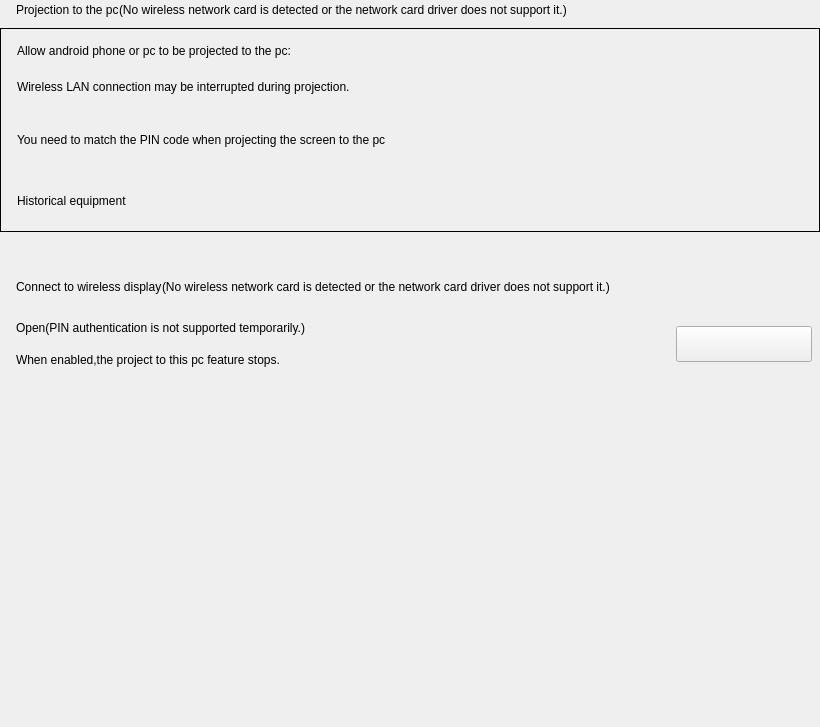
<?xml version="1.0" encoding="UTF-8"?>
<ui version="4.0">
 <class>Projection</class>
 <widget class="QWidget" name="Projection">
  <property name="geometry">
   <rect>
    <x>0</x>
    <y>0</y>
    <width>820</width>
    <height>727</height>
   </rect>
  </property>
  <property name="minimumSize">
   <size>
    <width>0</width>
    <height>0</height>
   </size>
  </property>
  <property name="maximumSize">
   <size>
    <width>16777215</width>
    <height>16777215</height>
   </size>
  </property>
  <property name="windowTitle">
   <string notr="true">Printer</string>
  </property>
  <layout class="QVBoxLayout" name="verticalLayout_6">
   <property name="spacing">
    <number>0</number>
   </property>
   <property name="leftMargin">
    <number>0</number>
   </property>
   <property name="topMargin">
    <number>0</number>
   </property>
   <property name="rightMargin">
    <number>0</number>
   </property>
   <property name="bottomMargin">
    <number>0</number>
   </property>
   <item>
    <widget class="QWidget" name="widget_6" native="true">
     <property name="minimumSize">
      <size>
       <width>0</width>
       <height>0</height>
      </size>
     </property>
     <property name="maximumSize">
      <size>
       <width>16777215</width>
       <height>16777215</height>
      </size>
     </property>
     <layout class="QHBoxLayout" name="horizontalLayout_10">
      <property name="spacing">
       <number>0</number>
      </property>
      <property name="leftMargin">
       <number>0</number>
      </property>
      <property name="topMargin">
       <number>0</number>
      </property>
      <property name="rightMargin">
       <number>0</number>
      </property>
      <property name="bottomMargin">
       <number>0</number>
      </property>
      <item>
       <widget class="QFrame" name="frame_5">
        <property name="frameShape">
         <enum>QFrame::NoFrame</enum>
        </property>
        <property name="frameShadow">
         <enum>QFrame::Plain</enum>
        </property>
        <property name="lineWidth">
         <number>0</number>
        </property>
        <layout class="QHBoxLayout" name="horizontalLayout_3">
         <property name="spacing">
          <number>0</number>
         </property>
         <property name="leftMargin">
          <number>16</number>
         </property>
         <property name="topMargin">
          <number>0</number>
         </property>
         <property name="bottomMargin">
          <number>8</number>
         </property>
         <item>
          <widget class="QLabel" name="label">
           <property name="text">
            <string>Projection to the pc</string>
           </property>
           <property name="alignment">
            <set>Qt::AlignLeading|Qt::AlignLeft|Qt::AlignVCenter</set>
           </property>
          </widget>
         </item>
         <item>
          <widget class="QLabel" name="tipLabel">
           <property name="minimumSize">
            <size>
             <width>0</width>
             <height>20</height>
            </size>
           </property>
           <property name="text">
            <string>(No wireless network card is detected or the network card driver does not support it.)</string>
           </property>
          </widget>
         </item>
         <item>
          <spacer name="horizontalSpacer_4">
           <property name="orientation">
            <enum>Qt::Horizontal</enum>
           </property>
           <property name="sizeHint" stdset="0">
            <size>
             <width>394</width>
             <height>20</height>
            </size>
           </property>
          </spacer>
         </item>
        </layout>
       </widget>
      </item>
     </layout>
    </widget>
   </item>
   <item>
    <widget class="QFrame" name="frame">
     <property name="minimumSize">
      <size>
       <width>0</width>
       <height>0</height>
      </size>
     </property>
     <property name="maximumSize">
      <size>
       <width>16777215</width>
       <height>16777215</height>
      </size>
     </property>
     <property name="styleSheet">
      <string notr="true"/>
     </property>
     <property name="frameShape">
      <enum>QFrame::Box</enum>
     </property>
     <layout class="QVBoxLayout" name="verticalLayout">
      <property name="spacing">
       <number>0</number>
      </property>
      <property name="leftMargin">
       <number>0</number>
      </property>
      <property name="topMargin">
       <number>0</number>
      </property>
      <property name="rightMargin">
       <number>0</number>
      </property>
      <property name="bottomMargin">
       <number>0</number>
      </property>
      <item>
       <widget class="QWidget" name="widget_9" native="true">
        <property name="sizePolicy">
         <sizepolicy hsizetype="Preferred" vsizetype="Preferred">
          <horstretch>0</horstretch>
          <verstretch>0</verstretch>
         </sizepolicy>
        </property>
        <property name="minimumSize">
         <size>
          <width>0</width>
          <height>80</height>
         </size>
        </property>
        <property name="maximumSize">
         <size>
          <width>16777215</width>
          <height>80</height>
         </size>
        </property>
        <property name="styleSheet">
         <string notr="true"/>
        </property>
        <layout class="QHBoxLayout" name="horizontalLayout">
         <property name="spacing">
          <number>0</number>
         </property>
         <property name="leftMargin">
          <number>16</number>
         </property>
         <property name="topMargin">
          <number>8</number>
         </property>
         <property name="rightMargin">
          <number>8</number>
         </property>
         <property name="bottomMargin">
          <number>8</number>
         </property>
         <item>
          <layout class="QVBoxLayout" name="verticalLayout_4">
           <property name="spacing">
            <number>8</number>
           </property>
           <item>
            <widget class="QWidget" name="widget_8" native="true">
             <layout class="QHBoxLayout" name="horizontalLayout_2">
              <property name="spacing">
               <number>0</number>
              </property>
              <property name="leftMargin">
               <number>0</number>
              </property>
              <property name="topMargin">
               <number>0</number>
              </property>
              <property name="rightMargin">
               <number>0</number>
              </property>
              <property name="bottomMargin">
               <number>0</number>
              </property>
              <item>
               <widget class="QLabel" name="titleLabel">
                <property name="text">
                 <string>Allow android phone or pc to be projected to the pc:</string>
                </property>
               </widget>
              </item>
              <item>
               <widget class="QWidget" name="projectionNameWidget" native="true">
                <layout class="QHBoxLayout" name="horizontalLayout_5">
                 <property name="spacing">
                  <number>0</number>
                 </property>
                 <property name="leftMargin">
                  <number>0</number>
                 </property>
                 <property name="topMargin">
                  <number>0</number>
                 </property>
                 <property name="rightMargin">
                  <number>0</number>
                 </property>
                 <property name="bottomMargin">
                  <number>0</number>
                 </property>
                 <item>
                  <widget class="QLabel" name="projectionName">
                   <property name="sizePolicy">
                    <sizepolicy hsizetype="Fixed" vsizetype="Fixed">
                     <horstretch>0</horstretch>
                     <verstretch>0</verstretch>
                    </sizepolicy>
                   </property>
                   <property name="minimumSize">
                    <size>
                     <width>0</width>
                     <height>22</height>
                    </size>
                   </property>
                   <property name="text">
                    <string/>
                   </property>
                   <property name="alignment">
                    <set>Qt::AlignLeading|Qt::AlignLeft|Qt::AlignVCenter</set>
                   </property>
                  </widget>
                 </item>
                 <item>
                  <widget class="QLabel" name="projectionNameChange">
                   <property name="minimumSize">
                    <size>
                     <width>15</width>
                     <height>22</height>
                    </size>
                   </property>
                   <property name="maximumSize">
                    <size>
                     <width>15</width>
                     <height>22</height>
                    </size>
                   </property>
                   <property name="text">
                    <string/>
                   </property>
                  </widget>
                 </item>
                 <item>
                  <spacer name="horizontalSpacer_7">
                   <property name="orientation">
                    <enum>Qt::Horizontal</enum>
                   </property>
                   <property name="sizeHint" stdset="0">
                    <size>
                     <width>40</width>
                     <height>20</height>
                    </size>
                   </property>
                  </spacer>
                 </item>
                </layout>
               </widget>
              </item>
             </layout>
            </widget>
           </item>
           <item>
            <widget class="QLabel" name="label_2">
             <property name="text">
              <string>Wireless LAN connection may be interrupted during projection.</string>
             </property>
            </widget>
           </item>
          </layout>
         </item>
         <item>
          <spacer name="horizontalSpacer">
           <property name="orientation">
            <enum>Qt::Horizontal</enum>
           </property>
           <property name="sizeType">
            <enum>QSizePolicy::Expanding</enum>
           </property>
           <property name="sizeHint" stdset="0">
            <size>
             <width>500</width>
             <height>20</height>
            </size>
           </property>
          </spacer>
         </item>
        </layout>
       </widget>
      </item>
      <item>
       <widget class="Line" name="line">
        <property name="minimumSize">
         <size>
          <width>0</width>
          <height>1</height>
         </size>
        </property>
        <property name="maximumSize">
         <size>
          <width>16777215</width>
          <height>1</height>
         </size>
        </property>
        <property name="styleSheet">
         <string notr="true">color: rgb(244, 244, 244);
opacity:1;</string>
        </property>
        <property name="lineWidth">
         <number>0</number>
        </property>
        <property name="orientation">
         <enum>Qt::Horizontal</enum>
        </property>
       </widget>
      </item>
      <item>
       <widget class="QWidget" name="widget_4" native="true">
        <property name="sizePolicy">
         <sizepolicy hsizetype="Preferred" vsizetype="Preferred">
          <horstretch>0</horstretch>
          <verstretch>0</verstretch>
         </sizepolicy>
        </property>
        <property name="minimumSize">
         <size>
          <width>0</width>
          <height>60</height>
         </size>
        </property>
        <property name="maximumSize">
         <size>
          <width>16777215</width>
          <height>60</height>
         </size>
        </property>
        <property name="styleSheet">
         <string notr="true"/>
        </property>
        <layout class="QHBoxLayout" name="horizontalLayout_17">
         <property name="spacing">
          <number>0</number>
         </property>
         <property name="leftMargin">
          <number>16</number>
         </property>
         <property name="topMargin">
          <number>8</number>
         </property>
         <property name="rightMargin">
          <number>8</number>
         </property>
         <property name="bottomMargin">
          <number>8</number>
         </property>
         <item>
          <widget class="QLabel" name="titleLabel_3">
           <property name="sizePolicy">
            <sizepolicy hsizetype="Fixed" vsizetype="Fixed">
             <horstretch>0</horstretch>
             <verstretch>0</verstretch>
            </sizepolicy>
           </property>
           <property name="minimumSize">
            <size>
             <width>0</width>
             <height>0</height>
            </size>
           </property>
           <property name="text">
            <string>You need to match the PIN code when projecting the screen to the pc</string>
           </property>
           <property name="scaledContents">
            <bool>true</bool>
           </property>
          </widget>
         </item>
         <item>
          <spacer name="horizontalSpacer_6">
           <property name="orientation">
            <enum>Qt::Horizontal</enum>
           </property>
           <property name="sizeType">
            <enum>QSizePolicy::Expanding</enum>
           </property>
           <property name="sizeHint" stdset="0">
            <size>
             <width>535</width>
             <height>15</height>
            </size>
           </property>
          </spacer>
         </item>
        </layout>
       </widget>
      </item>
      <item>
       <widget class="Line" name="line_2">
        <property name="minimumSize">
         <size>
          <width>0</width>
          <height>1</height>
         </size>
        </property>
        <property name="maximumSize">
         <size>
          <width>16777215</width>
          <height>1</height>
         </size>
        </property>
        <property name="styleSheet">
         <string notr="true">color: rgb(244, 244, 244);
opacity:1;</string>
        </property>
        <property name="lineWidth">
         <number>0</number>
        </property>
        <property name="orientation">
         <enum>Qt::Horizontal</enum>
        </property>
       </widget>
      </item>
      <item>
       <widget class="QWidget" name="widget_3" native="true">
        <property name="sizePolicy">
         <sizepolicy hsizetype="Preferred" vsizetype="Preferred">
          <horstretch>0</horstretch>
          <verstretch>0</verstretch>
         </sizepolicy>
        </property>
        <property name="minimumSize">
         <size>
          <width>0</width>
          <height>60</height>
         </size>
        </property>
        <property name="maximumSize">
         <size>
          <width>16777215</width>
          <height>60</height>
         </size>
        </property>
        <property name="styleSheet">
         <string notr="true"/>
        </property>
        <layout class="QHBoxLayout" name="horizontalLayout_12">
         <property name="spacing">
          <number>0</number>
         </property>
         <property name="leftMargin">
          <number>16</number>
         </property>
         <property name="topMargin">
          <number>8</number>
         </property>
         <property name="rightMargin">
          <number>8</number>
         </property>
         <property name="bottomMargin">
          <number>8</number>
         </property>
         <item>
          <widget class="QLabel" name="deviceLabel">
           <property name="minimumSize">
            <size>
             <width>0</width>
             <height>0</height>
            </size>
           </property>
           <property name="text">
            <string>Historical equipment</string>
           </property>
          </widget>
         </item>
         <item>
          <spacer name="horizontalSpacer_2">
           <property name="orientation">
            <enum>Qt::Horizontal</enum>
           </property>
           <property name="sizeType">
            <enum>QSizePolicy::Expanding</enum>
           </property>
           <property name="sizeHint" stdset="0">
            <size>
             <width>663</width>
             <height>20</height>
            </size>
           </property>
          </spacer>
         </item>
        </layout>
       </widget>
      </item>
      <item>
       <widget class="QWidget" name="widget_2" native="true">
        <property name="styleSheet">
         <string notr="true"/>
        </property>
        <layout class="QHBoxLayout" name="horizontalLayout_11">
         <property name="spacing">
          <number>0</number>
         </property>
         <property name="leftMargin">
          <number>0</number>
         </property>
         <property name="topMargin">
          <number>0</number>
         </property>
         <property name="rightMargin">
          <number>0</number>
         </property>
         <property name="bottomMargin">
          <number>0</number>
         </property>
         <item>
          <layout class="QVBoxLayout" name="verticalLayout_2">
           <property name="spacing">
            <number>0</number>
           </property>
           <property name="sizeConstraint">
            <enum>QLayout::SetMaximumSize</enum>
           </property>
           <property name="leftMargin">
            <number>0</number>
           </property>
           <property name="bottomMargin">
            <number>0</number>
           </property>
          </layout>
         </item>
        </layout>
       </widget>
      </item>
     </layout>
    </widget>
   </item>
   <item>
    <spacer name="verticalSpacer_2">
     <property name="orientation">
      <enum>Qt::Vertical</enum>
     </property>
     <property name="sizeType">
      <enum>QSizePolicy::Minimum</enum>
     </property>
     <property name="sizeHint" stdset="0">
      <size>
       <width>20</width>
       <height>32</height>
      </size>
     </property>
    </spacer>
   </item>
   <item>
    <widget class="QWidget" name="widget_7" native="true">
     <property name="minimumSize">
      <size>
       <width>0</width>
       <height>0</height>
      </size>
     </property>
     <property name="maximumSize">
      <size>
       <width>16777215</width>
       <height>16777215</height>
      </size>
     </property>
     <property name="styleSheet">
      <string notr="true">border-right-color: rgb(85, 255, 127);</string>
     </property>
     <layout class="QHBoxLayout" name="horizontalLayout_13">
      <property name="spacing">
       <number>0</number>
      </property>
      <property name="leftMargin">
       <number>0</number>
      </property>
      <property name="topMargin">
       <number>0</number>
      </property>
      <property name="rightMargin">
       <number>0</number>
      </property>
      <property name="bottomMargin">
       <number>0</number>
      </property>
      <item>
       <widget class="QFrame" name="frame_6">
        <property name="minimumSize">
         <size>
          <width>0</width>
          <height>40</height>
         </size>
        </property>
        <property name="maximumSize">
         <size>
          <width>16777215</width>
          <height>40</height>
         </size>
        </property>
        <property name="frameShape">
         <enum>QFrame::NoFrame</enum>
        </property>
        <property name="frameShadow">
         <enum>QFrame::Plain</enum>
        </property>
        <property name="lineWidth">
         <number>0</number>
        </property>
        <layout class="QHBoxLayout" name="horizontalLayout_16">
         <property name="spacing">
          <number>0</number>
         </property>
         <property name="leftMargin">
          <number>16</number>
         </property>
         <property name="topMargin">
          <number>8</number>
         </property>
         <property name="rightMargin">
          <number>8</number>
         </property>
         <property name="bottomMargin">
          <number>8</number>
         </property>
         <item>
          <widget class="QLabel" name="label_5">
           <property name="minimumSize">
            <size>
             <width>0</width>
             <height>30</height>
            </size>
           </property>
           <property name="maximumSize">
            <size>
             <width>16777215</width>
             <height>30</height>
            </size>
           </property>
           <property name="text">
            <string>Connect to wireless display</string>
           </property>
          </widget>
         </item>
         <item>
          <widget class="QLabel" name="tipLabel2">
           <property name="minimumSize">
            <size>
             <width>0</width>
             <height>30</height>
            </size>
           </property>
           <property name="maximumSize">
            <size>
             <width>16777215</width>
             <height>30</height>
            </size>
           </property>
           <property name="text">
            <string>(No wireless network card is detected or the network card driver does not support it.)</string>
           </property>
          </widget>
         </item>
         <item>
          <spacer name="horizontalSpacer_5">
           <property name="orientation">
            <enum>Qt::Horizontal</enum>
           </property>
           <property name="sizeHint" stdset="0">
            <size>
             <width>394</width>
             <height>20</height>
            </size>
           </property>
          </spacer>
         </item>
        </layout>
       </widget>
      </item>
     </layout>
    </widget>
   </item>
   <item>
    <widget class="QWidget" name="widget_5" native="true">
     <property name="minimumSize">
      <size>
       <width>0</width>
       <height>80</height>
      </size>
     </property>
     <property name="maximumSize">
      <size>
       <width>16777215</width>
       <height>80</height>
      </size>
     </property>
     <layout class="QHBoxLayout" name="horizontalLayout_7">
      <property name="spacing">
       <number>0</number>
      </property>
      <property name="leftMargin">
       <number>0</number>
      </property>
      <property name="topMargin">
       <number>0</number>
      </property>
      <property name="rightMargin">
       <number>0</number>
      </property>
      <property name="bottomMargin">
       <number>0</number>
      </property>
      <item>
       <widget class="QFrame" name="frame3">
        <property name="minimumSize">
         <size>
          <width>0</width>
          <height>0</height>
         </size>
        </property>
        <property name="maximumSize">
         <size>
          <width>16777215</width>
          <height>16777215</height>
         </size>
        </property>
        <property name="frameShape">
         <enum>QFrame::Box</enum>
        </property>
        <property name="frameShadow">
         <enum>QFrame::Raised</enum>
        </property>
        <property name="lineWidth">
         <number>0</number>
        </property>
        <layout class="QHBoxLayout" name="horizontalLayout_6">
         <property name="spacing">
          <number>8</number>
         </property>
         <property name="leftMargin">
          <number>16</number>
         </property>
         <property name="topMargin">
          <number>8</number>
         </property>
         <property name="rightMargin">
          <number>8</number>
         </property>
         <property name="bottomMargin">
          <number>8</number>
         </property>
         <item>
          <layout class="QVBoxLayout" name="verticalLayout_8">
           <property name="spacing">
            <number>0</number>
           </property>
           <property name="topMargin">
            <number>0</number>
           </property>
           <item>
            <widget class="QLabel" name="label_3">
             <property name="text">
              <string>Open(PIN authentication is not supported temporarily.)</string>
             </property>
             <property name="alignment">
              <set>Qt::AlignLeading|Qt::AlignLeft|Qt::AlignVCenter</set>
             </property>
            </widget>
           </item>
           <item>
            <widget class="QLabel" name="label_4">
             <property name="text">
              <string>When enabled,the project to this pc feature stops.</string>
             </property>
             <property name="alignment">
              <set>Qt::AlignLeading|Qt::AlignLeft|Qt::AlignVCenter</set>
             </property>
            </widget>
           </item>
          </layout>
         </item>
         <item>
          <spacer name="horizontalSpacer_3">
           <property name="orientation">
            <enum>Qt::Horizontal</enum>
           </property>
           <property name="sizeType">
            <enum>QSizePolicy::Maximum</enum>
           </property>
           <property name="sizeHint" stdset="0">
            <size>
             <width>380</width>
             <height>20</height>
            </size>
           </property>
          </spacer>
         </item>
         <item>
          <widget class="QPushButton" name="pushButton">
           <property name="sizePolicy">
            <sizepolicy hsizetype="MinimumExpanding" vsizetype="MinimumExpanding">
             <horstretch>0</horstretch>
             <verstretch>0</verstretch>
            </sizepolicy>
           </property>
           <property name="minimumSize">
            <size>
             <width>136</width>
             <height>36</height>
            </size>
           </property>
           <property name="maximumSize">
            <size>
             <width>146</width>
             <height>36</height>
            </size>
           </property>
           <property name="text">
            <string/>
           </property>
          </widget>
         </item>
        </layout>
       </widget>
      </item>
     </layout>
    </widget>
   </item>
   <item>
    <spacer name="verticalSpacer">
     <property name="orientation">
      <enum>Qt::Vertical</enum>
     </property>
     <property name="sizeHint" stdset="0">
      <size>
       <width>20</width>
       <height>0</height>
      </size>
     </property>
    </spacer>
   </item>
  </layout>
 </widget>
 <layoutdefault spacing="6" margin="11"/>
 <resources/>
 <connections/>
</ui>
